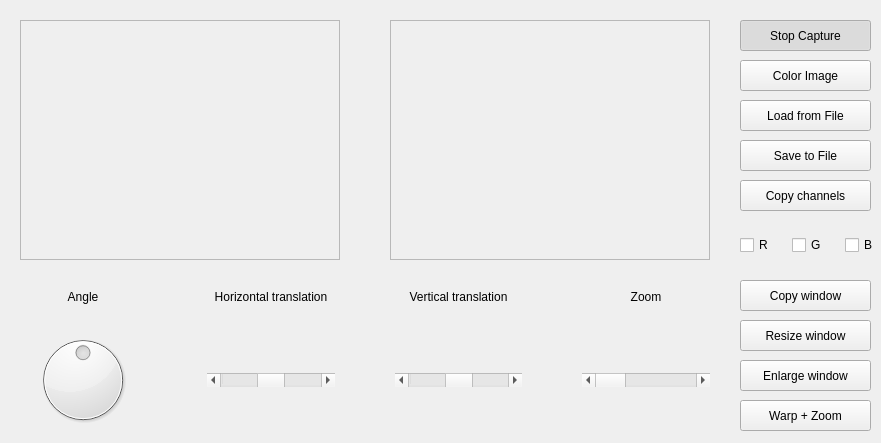
<?xml version="1.0" encoding="UTF-8"?>
<ui version="4.0">
 <class>MainWindow</class>
 <widget class="QWidget" name="MainWindow">
  <property name="geometry">
   <rect>
    <x>0</x>
    <y>0</y>
    <width>881</width>
    <height>443</height>
   </rect>
  </property>
  <property name="windowTitle">
   <string>Proyecto de Visión Artificial</string>
  </property>
  <widget class="QFrame" name="imageFrameS">
   <property name="geometry">
    <rect>
     <x>20</x>
     <y>20</y>
     <width>320</width>
     <height>240</height>
    </rect>
   </property>
   <property name="frameShape">
    <enum>QFrame::StyledPanel</enum>
   </property>
   <property name="frameShadow">
    <enum>QFrame::Raised</enum>
   </property>
  </widget>
  <widget class="QFrame" name="imageFrameD">
   <property name="geometry">
    <rect>
     <x>390</x>
     <y>20</y>
     <width>320</width>
     <height>240</height>
    </rect>
   </property>
   <property name="frameShape">
    <enum>QFrame::StyledPanel</enum>
   </property>
   <property name="frameShadow">
    <enum>QFrame::Raised</enum>
   </property>
  </widget>
  <widget class="QPushButton" name="captureButton">
   <property name="geometry">
    <rect>
     <x>740</x>
     <y>20</y>
     <width>131</width>
     <height>31</height>
    </rect>
   </property>
   <property name="text">
    <string>Stop Capture</string>
   </property>
   <property name="checkable">
    <bool>true</bool>
   </property>
   <property name="checked">
    <bool>true</bool>
   </property>
  </widget>
  <widget class="QPushButton" name="colorButton">
   <property name="geometry">
    <rect>
     <x>740</x>
     <y>60</y>
     <width>131</width>
     <height>31</height>
    </rect>
   </property>
   <property name="text">
    <string>Color Image</string>
   </property>
   <property name="checkable">
    <bool>true</bool>
   </property>
   <property name="checked">
    <bool>false</bool>
   </property>
  </widget>
  <widget class="QPushButton" name="loadBtn">
   <property name="geometry">
    <rect>
     <x>740</x>
     <y>100</y>
     <width>131</width>
     <height>31</height>
    </rect>
   </property>
   <property name="text">
    <string>Load from File</string>
   </property>
  </widget>
  <widget class="QPushButton" name="saveBtn">
   <property name="geometry">
    <rect>
     <x>740</x>
     <y>140</y>
     <width>131</width>
     <height>31</height>
    </rect>
   </property>
   <property name="text">
    <string>Save to File</string>
   </property>
  </widget>
  <widget class="QPushButton" name="copyChannelsBtn">
   <property name="geometry">
    <rect>
     <x>740</x>
     <y>180</y>
     <width>131</width>
     <height>31</height>
    </rect>
   </property>
   <property name="text">
    <string>Copy channels</string>
   </property>
  </widget>
  <widget class="QWidget" name="horizontalLayoutWidget">
   <property name="geometry">
    <rect>
     <x>740</x>
     <y>220</y>
     <width>151</width>
     <height>51</height>
    </rect>
   </property>
   <layout class="QHBoxLayout" name="checksTable">
    <item>
     <widget class="QCheckBox" name="rCheck">
      <property name="enabled">
       <bool>true</bool>
      </property>
      <property name="text">
       <string>R</string>
      </property>
     </widget>
    </item>
    <item>
     <widget class="QCheckBox" name="gCheck">
      <property name="text">
       <string>G</string>
      </property>
     </widget>
    </item>
    <item>
     <widget class="QCheckBox" name="bCheck">
      <property name="text">
       <string>B</string>
      </property>
     </widget>
    </item>
   </layout>
  </widget>
  <widget class="QPushButton" name="copyWindowBtn">
   <property name="geometry">
    <rect>
     <x>740</x>
     <y>280</y>
     <width>131</width>
     <height>31</height>
    </rect>
   </property>
   <property name="text">
    <string>Copy window</string>
   </property>
  </widget>
  <widget class="QPushButton" name="resizeWindowBtn">
   <property name="geometry">
    <rect>
     <x>740</x>
     <y>320</y>
     <width>131</width>
     <height>31</height>
    </rect>
   </property>
   <property name="text">
    <string>Resize window</string>
   </property>
  </widget>
  <widget class="QPushButton" name="enlargeWindowBtn">
   <property name="geometry">
    <rect>
     <x>740</x>
     <y>360</y>
     <width>131</width>
     <height>31</height>
    </rect>
   </property>
   <property name="text">
    <string>Enlarge window</string>
   </property>
  </widget>
  <widget class="QPushButton" name="warpZoomBtn">
   <property name="geometry">
    <rect>
     <x>740</x>
     <y>400</y>
     <width>131</width>
     <height>31</height>
    </rect>
   </property>
   <property name="text">
    <string>Warp + Zoom</string>
   </property>
   <property name="checkable">
    <bool>true</bool>
   </property>
  </widget>
  <widget class="QWidget" name="gridLayoutWidget">
   <property name="geometry">
    <rect>
     <x>19</x>
     <y>269</y>
     <width>691</width>
     <height>161</height>
    </rect>
   </property>
   <layout class="QGridLayout" name="wrapZoomTable">
    <property name="leftMargin">
     <number>0</number>
    </property>
    <property name="horizontalSpacing">
     <number>60</number>
    </property>
    <item row="1" column="2">
     <widget class="QScrollBar" name="verticalTranslation">
      <property name="minimum">
       <number>-220</number>
      </property>
      <property name="maximum">
       <number>220</number>
      </property>
      <property name="sliderPosition">
       <number>0</number>
      </property>
      <property name="orientation">
       <enum>Qt::Horizontal</enum>
      </property>
     </widget>
    </item>
    <item row="1" column="0">
     <widget class="QDial" name="dial">
      <property name="minimum">
       <number>-180</number>
      </property>
      <property name="maximum">
       <number>180</number>
      </property>
      <property name="sliderPosition">
       <number>0</number>
      </property>
     </widget>
    </item>
    <item row="1" column="1">
     <widget class="QScrollBar" name="horizontalTranslation">
      <property name="minimum">
       <number>-300</number>
      </property>
      <property name="maximum">
       <number>300</number>
      </property>
      <property name="sliderPosition">
       <number>0</number>
      </property>
      <property name="orientation">
       <enum>Qt::Horizontal</enum>
      </property>
     </widget>
    </item>
    <item row="1" column="3">
     <widget class="QScrollBar" name="zoom">
      <property name="minimum">
       <number>1</number>
      </property>
      <property name="maximum">
       <number>25</number>
      </property>
      <property name="value">
       <number>1</number>
      </property>
      <property name="sliderPosition">
       <number>1</number>
      </property>
      <property name="orientation">
       <enum>Qt::Horizontal</enum>
      </property>
     </widget>
    </item>
    <item row="0" column="0">
     <widget class="QLabel" name="label">
      <property name="text">
       <string>Angle</string>
      </property>
      <property name="alignment">
       <set>Qt::AlignCenter</set>
      </property>
     </widget>
    </item>
    <item row="0" column="1">
     <widget class="QLabel" name="label_2">
      <property name="text">
       <string>Horizontal translation</string>
      </property>
      <property name="alignment">
       <set>Qt::AlignCenter</set>
      </property>
     </widget>
    </item>
    <item row="0" column="2">
     <widget class="QLabel" name="label_3">
      <property name="text">
       <string>Vertical translation</string>
      </property>
      <property name="alignment">
       <set>Qt::AlignCenter</set>
      </property>
     </widget>
    </item>
    <item row="0" column="3">
     <widget class="QLabel" name="label_4">
      <property name="text">
       <string>Zoom</string>
      </property>
      <property name="alignment">
       <set>Qt::AlignCenter</set>
      </property>
     </widget>
    </item>
   </layout>
  </widget>
 </widget>
 <resources/>
 <connections/>
</ui>
